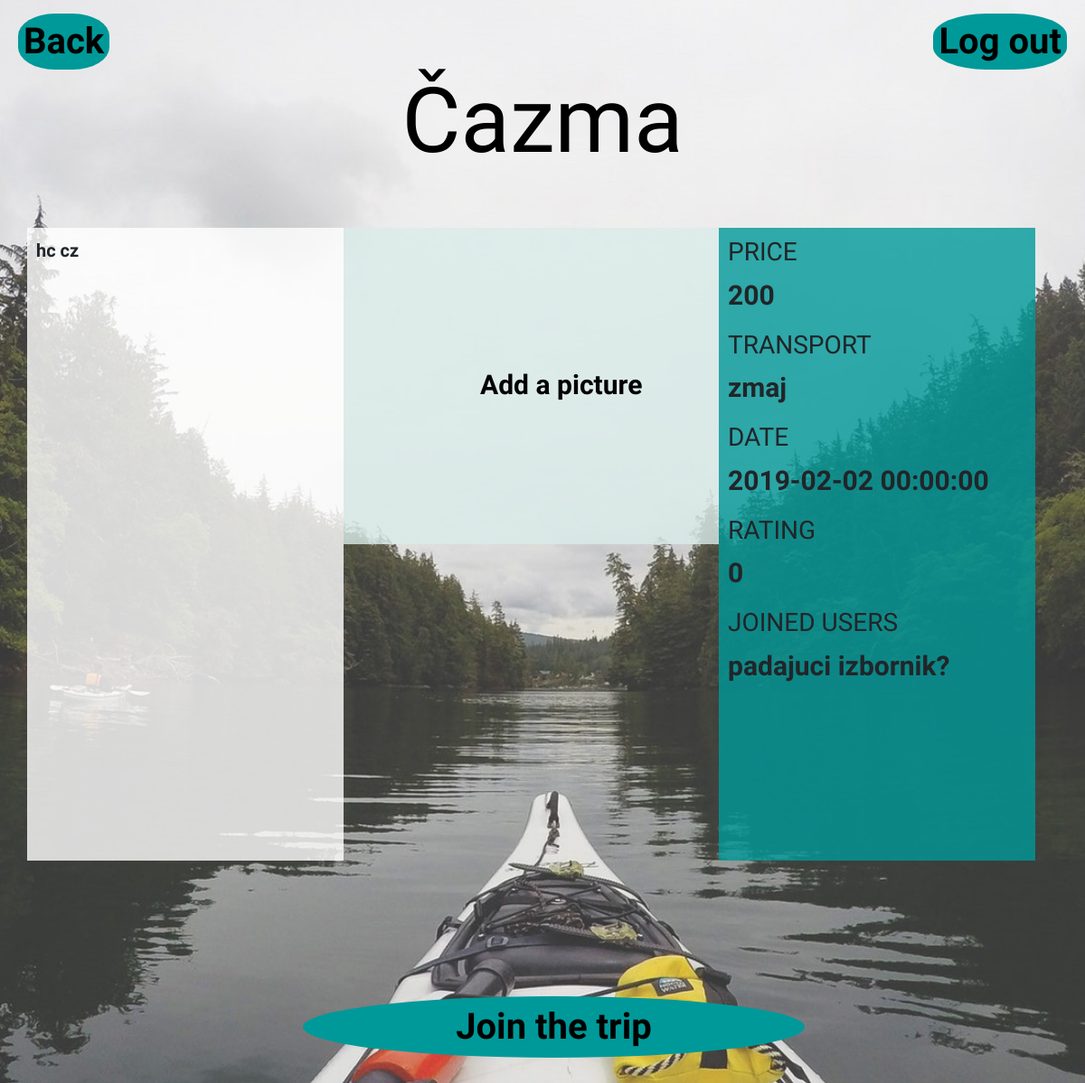
Screenshot of /trip/1 (signed in) with the database file from the repository.
### app/models.py (models this page shows)
class Trip(db.Model):
    id = db.Column(db.Integer,primary_key=True)
    location = db.Column(db.String(120),index=True)
    about = db.Column(db.String(1000),index=True)
    date = db.Column(db.DateTime,index=True)
    min_people = db.Column(db.String(120),index=True)
    max_people = db.Column(db.String(120),index=True)
    total_cost = db.Column(db.Integer,index=True)
    transport = db.Column(db.String(120),index=True)
    user_id = db.Column(db.Integer,db.ForeignKey('user.id'))
    creator_id = db.Column(db.Integer,db.ForeignKey('user.id'))
    trip_rating = db.Column(db.Integer, default = '0')

### app/routes.py (the view)
@app.route('/trip')
@app.route('/trip/<id>')
@login_required
def trip(id):
    trip = Trip.query.filter_by(id = id).first()
    trip_data = {'location' : trip.location, 'about' : trip.about, 'rating' : trip.trip_rating, 'cost' : trip.total_cost,
    'date' : trip.date, 'transport' : trip.transport}
    return render_template('trip.html', title='Trip', data = trip_data)

### app/models.py (called while the page is built)
    @login.user_loader
    def load_user(id):
        return User.query.get(int(id))

### app/templates/trip.html (shortened to what this page needs)
<!DOCTYPE html>
<html>
	<head>
		<link rel="stylesheet" type="text/css" href="{{ url_for('static',filename='styles/pojedini_izlet.css') }}">
		<link rel="stylesheet" href="https://stackpath.bootstrapcdn.com/bootstrap/4.2.1/css/bootstrap.min.css">
	</head>
<body>
	<header>
		<ul>
			<li><a class="newtrip" href="{{ url_for('home') }}"><button class="btn1" id = "add_btn">Back</button></a></li>
			<li><a class="logout" href="{{ url_for('register') }}"><button class="btn2" id = "logout_btn">Log out</button></a></li>
		</ul>
	</header>
<h1 id="title">{{data.location}}</h1>
<div class="container">
	<div class="row">
		<div class="col-lg-" id = "pojedini_about">
			{{data.about}}
</div>
	</div>
<div class="container" id = "info">
    <h3>PRICE</h3>
	<p>{{data.cost}}</p>
    <h3>TRANSPORT</h3>
	<p>{{data.transport}}</p>
    <h3>DATE</h3>
    <p>{{data.date}}</p>
    <h3>RATING</h3>
	<p>{{data.rating}}</p>
	<h3>JOINED USERS</h3>
	<p>padajuci izbornik?</p>
</div>
<div class="picturePlace"></div>
<button class="btn4" id="add_pic">Add a picture</button>
<div id="googleMap" style="width: 415px; height: 350px; margin-left: 335px; position: relative;"></div>
<button class="btn3" id = "join_btn">Join the trip</button>
</body>
</html>

### app/static/styles/pojedini_izlet.css (style rules this page uses)
body { background: url("back.jpg")no-repeat center center fixed; -webkit-background-size: cover; -moz-background-size: cover; -o-background-size: cover; background-size: cover; }
header { padding-bottom: 10px; font-family: 'Amatic SC', cursive; font-weight: bold; }
header li { overflow: hidden; }
header li a { color: black; text-decoration: none; }
#add_btn, #logout_btn { font-family: 'Amatic SC', cursive; font-weight: bold; border-radius: 40%; border: none; background-color: #009999; font-size: 40px; }
#add_btn { position: absolute; top: 15px; left: 20px; }
#logout_btn { position: absolute; top: 15px; right: 20px; }
#pojedini_about { width: 350px; height: 700px; background-color: rgba(255,255,255,0.8); padding-top: 10px; padding-left: 10px; padding-right: 10px; font-size: 20px; font-family: 'Amatic SC', cursive; position: absolute; font-weight: bold; }
#info { position: absolute; width: 350px; height: 700px; background-color: rgba(0,153,153,0.8); padding-top: 10px; padding-left: 10px; padding-right: 10px; font-size: 30px; font-family: 'Amatic SC', cursive; margin-left: 750px; font-weight: 900; }
#join_btn { font-family: 'Amatic SC', cursive; font-weight: bold; border-radius: 40%; border: 3px solid #009999; background-color: #009999; font-size: 40px; margin-left: 290px; margin-top: 150px; margin-bottom: 50px; width: 50%; border-radius: 60%; }
#title { font-size: 100px; padding-bottom: 50px; align-items: center; justify-content: center; font-weight: 300; display: flex; font-family: 'Amatic SC', cursive; color: black; }
.picturePlace { position: relative; width: 415px; height: 350px; margin-left: 335px; background-color: rgba(218, 235, 233, 0.8); }
#add_pic { font-family: 'Amatic SC', cursive; font-weight: bold; border-radius: 40%; border: none; background-color: transparent; font-size: 30px; position: absolute; margin-top: -200px; margin-left: 480px; }

### rows the page displays
Trip: location "Čazma", about "hc cz", transport "zmaj", date "2019-02-02 00:00:00"

### other values shown
{{ data.cost }} "200"
{{ data.rating }} "0"
